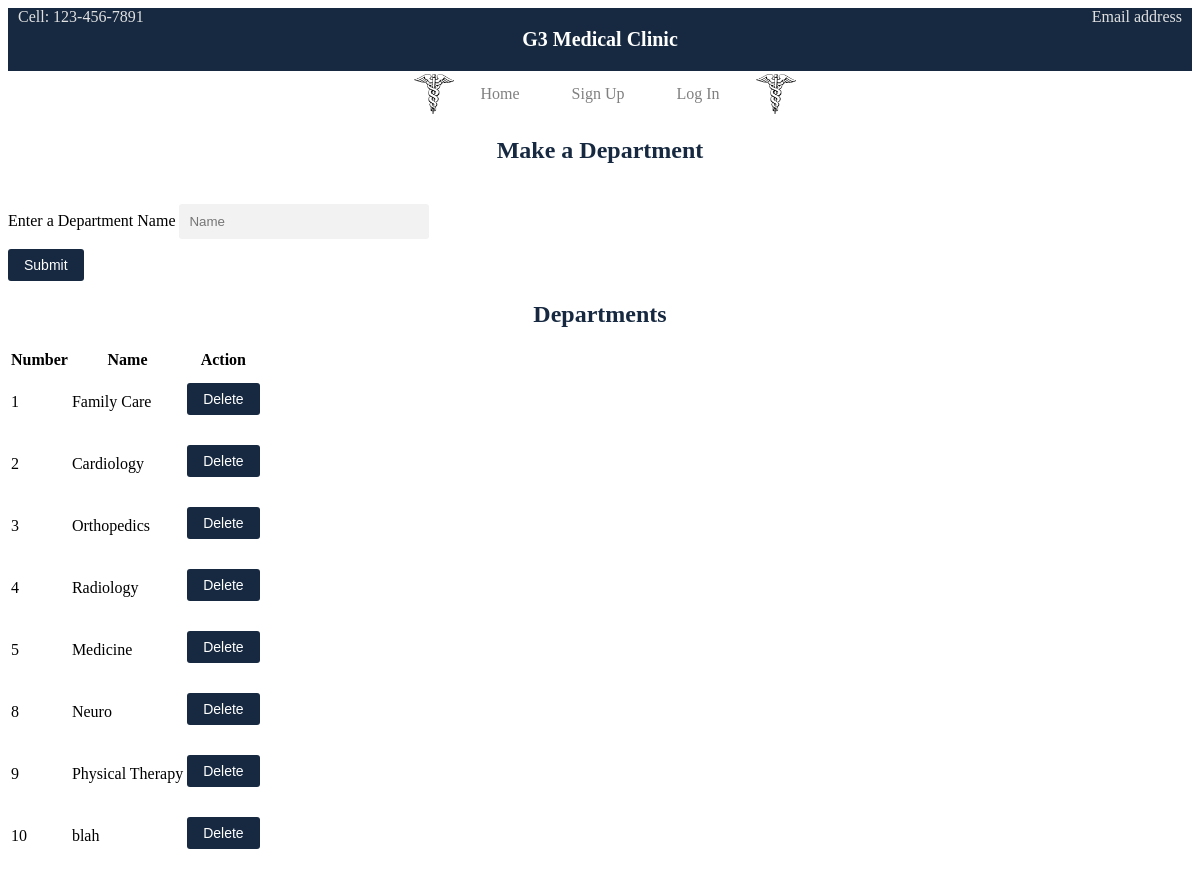
The app's page /dept.php with its own data.
### tables this page shows
CREATE TABLE `Department` (
  `department_number` int(11) NOT NULL,
  `dep_name` varchar(45) NOT NULL,
  `deleted_flag` tinyint(1) NOT NULL DEFAULT 0
);

### includes/functions.inc.php (called while the page is built, shortened)
<?php
function viewDepartments($conn) {
  $sql = "SELECT * FROM Department WHERE deleted_flag = false;";
  $stmt = mysqli_stmt_init($conn);
  if (!mysqli_stmt_prepare($stmt, $sql)) {
    header("location: ../dept.php?error=viewstmtfailed");
    exit();
  }
  mysqli_stmt_execute($stmt);
  $result = mysqli_stmt_get_result($stmt);
  return $result;
}

### dept.php (the view, shortened to what this page needs)
<?php
  include_once 'header.php';
  require_once 'includes/dbh.inc.php';
  require_once 'includes/functions.inc.php';
  $result = viewDepartments($conn);
?>
<div class='dept-form'>
  <h2>Make a Department</h2>
  <form action='/medical-clinic/includes/dept.inc.php' method='post'>
    <div class='form-element'>
      <label for='dpt-name'>Enter a Department Name</label>
      <input type='text' name='dptname' id='dpt-name' placeholder='Name'/>
    </div>
    <div class='submit-btn'>
      <button type='submit' name='submit'>Submit</button>
    </div>
  </form>
</div>
<div>
  <h2>Departments</h2>
  <table>
    <tr>
      <th>Number</th>
      <th>Name</th>
      <th>Action</th>
    </tr>
    <?php
      while ($row = mysqli_fetch_assoc($result)) {
        $depnum = $row["department_number"];
        $depname = $row["dep_name"];
    ?>
      <tr>
        <td><?php echo $depnum?></td>
        <td><?php echo $depname?></td>
        <td>
        <form action='/medical-clinic/delete.php' method='post'>
          <div class='submit-btn'>
            <button type='submit' name='submit'>Delete</button>
          </div>
        </form>
        </td>
      </tr>
    <?php
      }
    ?>
  </table>
</div>
<?php
  include_once 'footer.php';
?>

### records on screen
department: department_number "1", dep_name "Family Care"
department: department_number "2", dep_name "Cardiology"
department: department_number "3", dep_name "Orthopedics"
department: department_number "4", dep_name "Radiology"
department: department_number "5", dep_name "Medicine"
department: department_number "8", dep_name "Neuro"
department: department_number "9", dep_name "Physical Therapy"
department: department_number "10", dep_name "blah"
